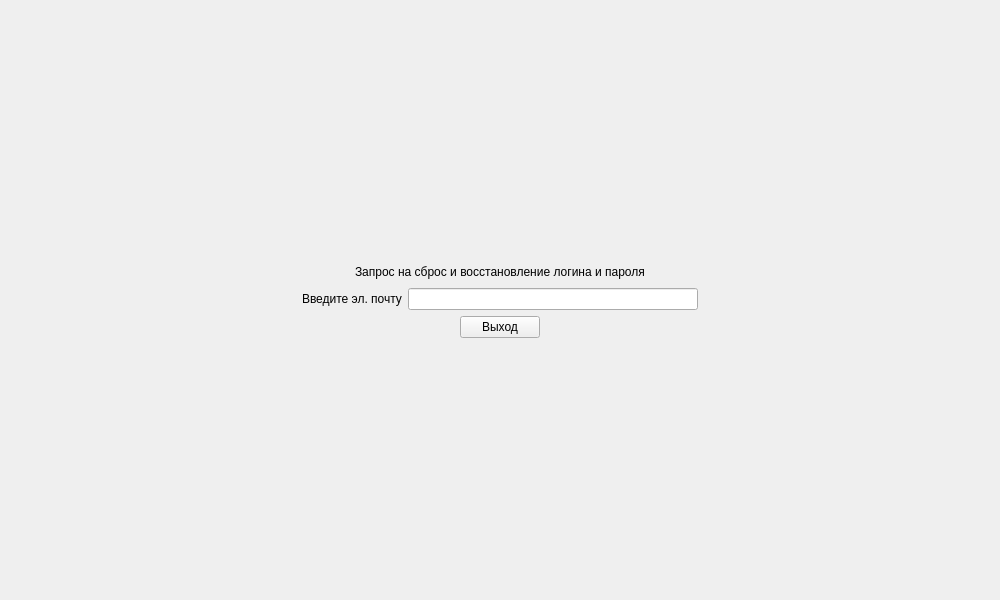
<?xml version="1.0" encoding="UTF-8"?>
<ui version="4.0">
 <class>Form</class>
 <widget class="QWidget" name="Form">
  <property name="geometry">
   <rect>
    <x>0</x>
    <y>0</y>
    <width>1000</width>
    <height>600</height>
   </rect>
  </property>
  <property name="windowTitle">
   <string>Form</string>
  </property>
  <layout class="QVBoxLayout" name="verticalLayout_2">
   <item>
    <layout class="QVBoxLayout" name="verticalLayout">
     <item>
      <spacer name="verticalSpacer_2">
       <property name="orientation">
        <enum>Qt::Vertical</enum>
       </property>
       <property name="sizeHint" stdset="0">
        <size>
         <width>20</width>
         <height>40</height>
        </size>
       </property>
      </spacer>
     </item>
     <item>
      <layout class="QHBoxLayout" name="horizontalLayout">
       <item>
        <spacer name="horizontalSpacer">
         <property name="orientation">
          <enum>Qt::Horizontal</enum>
         </property>
         <property name="sizeHint" stdset="0">
          <size>
           <width>40</width>
           <height>20</height>
          </size>
         </property>
        </spacer>
       </item>
       <item>
        <widget class="QLabel" name="label">
         <property name="text">
          <string>Запрос на сброс и восстановление логина и пароля</string>
         </property>
        </widget>
       </item>
       <item>
        <spacer name="horizontalSpacer_2">
         <property name="orientation">
          <enum>Qt::Horizontal</enum>
         </property>
         <property name="sizeHint" stdset="0">
          <size>
           <width>40</width>
           <height>20</height>
          </size>
         </property>
        </spacer>
       </item>
      </layout>
     </item>
     <item>
      <layout class="QHBoxLayout" name="horizontalLayout_2">
       <item>
        <spacer name="horizontalSpacer_3">
         <property name="orientation">
          <enum>Qt::Horizontal</enum>
         </property>
         <property name="sizeHint" stdset="0">
          <size>
           <width>40</width>
           <height>20</height>
          </size>
         </property>
        </spacer>
       </item>
       <item>
        <widget class="QLabel" name="label_2">
         <property name="text">
          <string>Введите эл. почту</string>
         </property>
        </widget>
       </item>
       <item>
        <widget class="QLineEdit" name="lineEdit"/>
       </item>
       <item>
        <spacer name="horizontalSpacer_4">
         <property name="orientation">
          <enum>Qt::Horizontal</enum>
         </property>
         <property name="sizeHint" stdset="0">
          <size>
           <width>40</width>
           <height>20</height>
          </size>
         </property>
        </spacer>
       </item>
      </layout>
     </item>
     <item>
      <layout class="QHBoxLayout" name="horizontalLayout_3">
       <item>
        <spacer name="horizontalSpacer_5">
         <property name="orientation">
          <enum>Qt::Horizontal</enum>
         </property>
         <property name="sizeHint" stdset="0">
          <size>
           <width>40</width>
           <height>20</height>
          </size>
         </property>
        </spacer>
       </item>
       <item>
        <widget class="QPushButton" name="pushButton">
         <property name="text">
          <string>Выход</string>
         </property>
        </widget>
       </item>
       <item>
        <spacer name="horizontalSpacer_6">
         <property name="orientation">
          <enum>Qt::Horizontal</enum>
         </property>
         <property name="sizeHint" stdset="0">
          <size>
           <width>40</width>
           <height>20</height>
          </size>
         </property>
        </spacer>
       </item>
      </layout>
     </item>
     <item>
      <spacer name="verticalSpacer">
       <property name="orientation">
        <enum>Qt::Vertical</enum>
       </property>
       <property name="sizeHint" stdset="0">
        <size>
         <width>20</width>
         <height>40</height>
        </size>
       </property>
      </spacer>
     </item>
    </layout>
   </item>
  </layout>
 </widget>
 <resources/>
 <connections/>
</ui>
